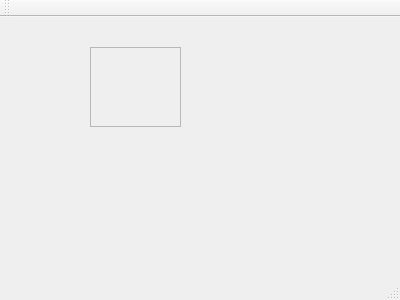
<?xml version="1.0" encoding="UTF-8"?>
<ui version="4.0">
 <class>MainWindow</class>
 <widget class="QMainWindow" name="MainWindow">
  <property name="geometry">
   <rect>
    <x>0</x>
    <y>0</y>
    <width>400</width>
    <height>300</height>
   </rect>
  </property>
  <property name="windowTitle">
   <string>MainWindow</string>
  </property>
  <widget class="QWidget" name="centralWidget">
   <widget class="QFrame" name="frame">
    <property name="geometry">
     <rect>
      <x>90</x>
      <y>30</y>
      <width>91</width>
      <height>80</height>
     </rect>
    </property>
    <property name="frameShape">
     <enum>QFrame::StyledPanel</enum>
    </property>
    <property name="frameShadow">
     <enum>QFrame::Raised</enum>
    </property>
   </widget>
  </widget>
  <widget class="QMenuBar" name="menuBar">
   <property name="geometry">
    <rect>
     <x>0</x>
     <y>0</y>
     <width>400</width>
     <height>26</height>
    </rect>
   </property>
  </widget>
  <widget class="QToolBar" name="mainToolBar">
   <attribute name="toolBarArea">
    <enum>TopToolBarArea</enum>
   </attribute>
   <attribute name="toolBarBreak">
    <bool>false</bool>
   </attribute>
  </widget>
  <widget class="QStatusBar" name="statusBar"/>
 </widget>
 <layoutdefault spacing="6" margin="11"/>
 <resources/>
 <connections/>
</ui>
